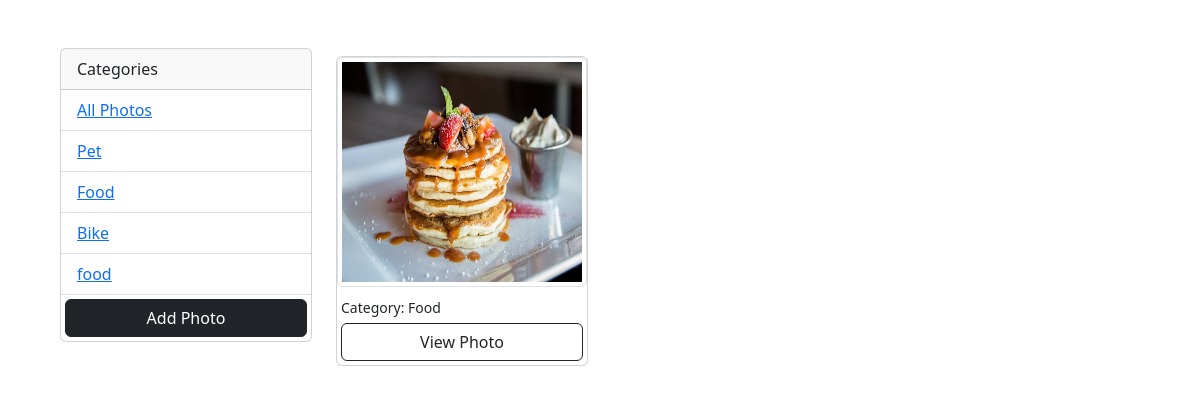
The app's page /?category=Food with its own data.
### MainApp/models.py (models this page shows, shortened)
class Category(models.Model):
    name = models.CharField(max_length=100, null=False, blank=False)

class Photo(models.Model):
    category = models.ForeignKey(Category, on_delete=models.SET_NULL, null=True, blank=True)
    photo = models.ImageField(upload_to='uploaded_photos/', null=False, blank=False)
    description = models.TextField(max_length=500)

### MainApp/views.py (the view)
# urls.py: path('', views.gallery, name='gallery'),
def gallery(request):
    category = request.GET.get("category")
    if category == None:
        photos = Photo.objects.all()
    else:
        photos = Photo.objects.filter(category__name=category)
    try:
        category = Category.objects.all()
    except Category.DoesNotExist:
        category = None
    context = {"category":category, "photos":photos}
    return render(request, 'gallery.html', context)

### templates/gallery.html (shortened to what this page needs)
<!doctype html>
<html lang="en">
<head>
    <link href="https://cdn.jsdelivr.net/npm/bootstrap@5.3.2/dist/css/bootstrap.min.css" rel="stylesheet"
>
</head>
<body class="m-5">
    <div class="container">
        <div class="row">
            <div class="col-lg-3 col-md-12">
                <div class="card">
                    <div class="card-header">
                        Categories
                    </div>
                    <ul class="list-group list-group-flush">
                        <li class="list-group-item"><a href="/">All Photos</a></li>
                        {% for cato in category %}
                        <li class="list-group-item"><a href="{% url 'gallery' %}?category={{cato.name}}">{{cato.name}}</a></li>
                        {% endfor %}
                        <a href="{% url 'add-image' %}" class="btn btn-dark btn-block m-1 btn-large">Add Photo</a>
                    </ul>
                </div>
            </div>
            <div class="col-lg-9 col-md-12">
                <div class="row">
                    {% for photo in photos %}
                    <div class="col-lg-4 col-md-6">
                        <div class="card my-2">
                            <img src="{{photo.photo.url}}" class="img-thumbnail" alt="photo">
                            <div class="mt-2 mx-1">
                                <small class="">Category: {{photo.category.name}}</small>
                            </div>
                            <a href="{% url 'view-image' photo.id %}" class="btn btn-outline-dark btn-block m-1">View Photo</a>
                        </div>
                    </div>
                    {% empty %}
                        <h3>No Photos... </h3>
                    {% endfor %}
                </div>
            </div>
        </div>
    </div>
</body>
</html>

### templates/gallery.html (style rules this page uses)
.img-thumbnail { height: 230px; }

### records on screen
Category: name "Pet"
Category: name "Food"
Category: name "Bike"
Category: name "food"
Photo: photo (picture), category.name "Food"
